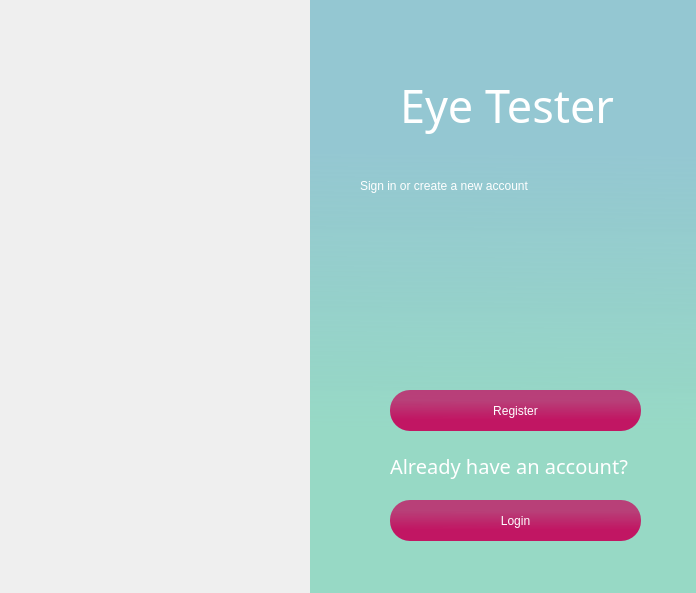
<?xml version="1.0" encoding="UTF-8"?>
<ui version="4.0">
 <class>Dialog</class>
 <widget class="QDialog" name="Dialog">
  <property name="geometry">
   <rect>
    <x>0</x>
    <y>0</y>
    <width>696</width>
    <height>593</height>
   </rect>
  </property>
  <property name="windowTitle">
   <string>Dialog</string>
  </property>
  <widget class="QWidget" name="mainWindow" native="true">
   <property name="geometry">
    <rect>
     <x>310</x>
     <y>0</y>
     <width>709</width>
     <height>599</height>
    </rect>
   </property>
   <property name="styleSheet">
    <string notr="true">QWidget#mainWindow{
background-color: qlineargradient(spread:pad, x1:0.506, y1:0.261, x2:0.500051, y2:1, stop:0 rgba(123, 188, 201, 200), stop:0.619318 rgba(151, 217, 197, 255));}</string>
   </property>
   <widget class="QLabel" name="label">
    <property name="geometry">
     <rect>
      <x>90</x>
      <y>70</y>
      <width>231</width>
      <height>71</height>
     </rect>
    </property>
    <property name="font">
     <font>
      <family>Segoe UI Black</family>
      <pointsize>34</pointsize>
      <weight>10</weight>
      <italic>false</italic>
      <bold>false</bold>
     </font>
    </property>
    <property name="styleSheet">
     <string notr="true"> color:rgb(255, 255, 255);
font: 87 34pt &quot;Segoe UI Black&quot;;</string>
    </property>
    <property name="text">
     <string>Eye Tester</string>
    </property>
   </widget>
   <widget class="QLabel" name="label_2">
    <property name="geometry">
     <rect>
      <x>50</x>
      <y>160</y>
      <width>411</width>
      <height>51</height>
     </rect>
    </property>
    <property name="styleSheet">
     <string notr="true">font: 87 16pt &quot;Segoe UI Black&quot;;
color:white
</string>
    </property>
    <property name="text">
     <string>Sign in or create a new account</string>
    </property>
   </widget>
   <widget class="QPushButton" name="loginButton">
    <property name="geometry">
     <rect>
      <x>80</x>
      <y>500</y>
      <width>251</width>
      <height>41</height>
     </rect>
    </property>
    <property name="styleSheet">
     <string notr="true">border-radius:20px;
background-color: rgba(193, 22, 99, 200);
font: 87 14pt &quot;Segoe UI Black&quot;;
color:white;
border-color: rgb(255, 255, 255);
background-color: qlineargradient(spread:pad, x1:0.506, y1:0.261, x2:0.500051, y2:1, stop:0 rgba(193, 22, 99, 200), stop:0.619318 rgba(193, 22, 99, 255));
border:10px;</string>
    </property>
    <property name="text">
     <string>Login</string>
    </property>
   </widget>
   <widget class="QPushButton" name="registerButton">
    <property name="geometry">
     <rect>
      <x>80</x>
      <y>390</y>
      <width>251</width>
      <height>41</height>
     </rect>
    </property>
    <property name="styleSheet">
     <string notr="true">border-radius:20px;
background-color: rgba(193, 22, 99, 200);
font: 87 14pt &quot;Segoe UI Black&quot;;
background-color: qlineargradient(spread:pad, x1:0.506, y1:0.261, x2:0.500051, y2:1, stop:0 rgba(193, 22, 99, 200), stop:0.619318 rgba(193, 22, 99, 255));
color:white</string>
    </property>
    <property name="text">
     <string>Register</string>
    </property>
   </widget>
   <widget class="QLabel" name="label_3">
    <property name="geometry">
     <rect>
      <x>80</x>
      <y>450</y>
      <width>261</width>
      <height>31</height>
     </rect>
    </property>
    <property name="font">
     <font>
      <family>Segoe UI Black</family>
      <pointsize>15</pointsize>
      <weight>50</weight>
      <italic>false</italic>
      <bold>false</bold>
     </font>
    </property>
    <property name="styleSheet">
     <string notr="true">font: 15pt &quot;Segoe UI Black&quot;;
color:white;
</string>
    </property>
    <property name="text">
     <string>Already have an account?</string>
    </property>
   </widget>
  </widget>
  <widget class="QLabel" name="label_5">
   <property name="geometry">
    <rect>
     <x>-430</x>
     <y>210</y>
     <width>741</width>
     <height>601</height>
    </rect>
   </property>
   <property name="text">
    <string/>
   </property>
   <property name="pixmap">
    <pixmap>../../../Downloads/wave-removebg-preview.png</pixmap>
   </property>
  </widget>
  <widget class="QLabel" name="label_6">
   <property name="geometry">
    <rect>
     <x>50</x>
     <y>540</y>
     <width>741</width>
     <height>601</height>
    </rect>
   </property>
   <property name="text">
    <string/>
   </property>
   <property name="pixmap">
    <pixmap>../../../Desktop/pozePYQT5/wave-removebg-preview.png</pixmap>
   </property>
  </widget>
  <widget class="QLabel" name="label_7">
   <property name="geometry">
    <rect>
     <x>-430</x>
     <y>-280</y>
     <width>741</width>
     <height>601</height>
    </rect>
   </property>
   <property name="text">
    <string/>
   </property>
   <property name="pixmap">
    <pixmap>../../../Downloads/wave-removebg-preview.png</pixmap>
   </property>
  </widget>
  <widget class="QLabel" name="label_4">
   <property name="geometry">
    <rect>
     <x>40</x>
     <y>-60</y>
     <width>781</width>
     <height>751</height>
    </rect>
   </property>
   <property name="styleSheet">
    <string notr="true">border-radius-bottom-left:200px

</string>
   </property>
   <property name="frameShape">
    <enum>QFrame::NoFrame</enum>
   </property>
   <property name="frameShadow">
    <enum>QFrame::Raised</enum>
   </property>
   <property name="text">
    <string/>
   </property>
   <property name="pixmap">
    <pixmap>../../../Downloads/eye-removebg-preview.png</pixmap>
   </property>
   <property name="wordWrap">
    <bool>false</bool>
   </property>
  </widget>
  <zorder>label_5</zorder>
  <zorder>label_4</zorder>
  <zorder>label_7</zorder>
  <zorder>label_6</zorder>
  <zorder>mainWindow</zorder>
 </widget>
 <resources/>
 <connections/>
</ui>
